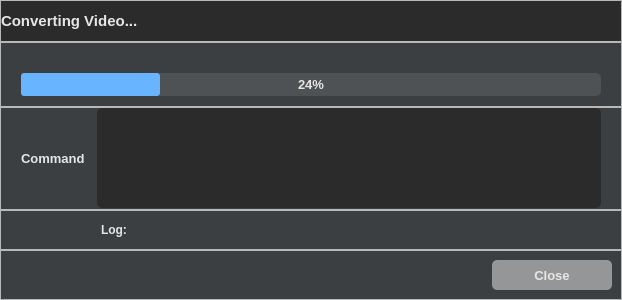
<?xml version="1.0" encoding="UTF-8"?>
<ui version="4.0">
 <class>Dialog</class>
 <widget class="QDialog" name="Dialog">
  <property name="enabled">
   <bool>true</bool>
  </property>
  <property name="geometry">
   <rect>
    <x>0</x>
    <y>0</y>
    <width>622</width>
    <height>300</height>
   </rect>
  </property>
  <property name="font">
   <font>
    <family>Segoe UI</family>
   </font>
  </property>
  <property name="windowTitle">
   <string>Converting Video</string>
  </property>
  <property name="styleSheet">
   <string notr="true">QDialog{
	background-color: rgb(60,63,65);
	color: rgb(230,230,230);
}
QLabel{
	background: transparent;
	color: rgb(230,230,230);
}
QProgressBar{
    background-color: rgb(79,82,84);
	color: rgb(230,230,230);
	border-radius: 5px;
	 text-align: center;
}
QProgressBar::chunk {
    background-color: rgb(105,180,255);
	border-radius: 3px;
}

QPlainTextEdit {
	background-color: rgb(43,43,43);
	border-radius: 5px;
	padding: 10px;
	color: rgb(230,230,230);
}
QPlainTextEdit:hover {
	border: 2px solid rgb(64, 71, 88);
}
QPlainTextEdit:focus {
	border: 2px solid rgb(91, 101, 124);
}


QScrollBar:vertical {
	border: none;
    background: rgb(52, 59, 72);
    width: 14px;
    margin: 21px 0 21px 0;
	border-radius: 0px;
 }
QScrollBar::handle:vertical {
    background-color: rgb(85, 170, 255);	
    min-height: 25px;
	border-radius: 7px;
    border: none;
    height: 18px;
    width: 18px;
    margin: 0px;
	border-radius: 9px;
}
QScrollBar::handle:vertical:hover {
    background-color: rgb(105, 180, 255);
}
QScrollBar::handle:vertical:pressed {
    background-color: rgb(65, 130, 195);
} 
 QScrollBar::add-line:vertical {
     border: none;
    background: rgb(55, 63, 77);
     height: 20px;
	border-bottom-left-radius: 7px;
    border-bottom-right-radius: 7px;
     subcontrol-position: bottom;
     subcontrol-origin: margin;
 }
 QScrollBar::sub-line:vertical {
	border: none;
    background: rgb(55, 63, 77);
     height: 20px;
	border-top-left-radius: 7px;
    border-top-right-radius: 7px;
     subcontrol-position: top;
     subcontrol-origin: margin;
 }
 QScrollBar::up-arrow:vertical, QScrollBar::down-arrow:vertical {
     background: none;
 }
 QScrollBar::add-page:vertical, QScrollBar::sub-page:vertical {
     background: none;
 }
QPushButton { 
	background-color: rgb(149,150,151);
	border-radius: 5px;
	color:rgb(230,230,230);
}
QPushButton:hover{ 
border: 2px solid rgb(64, 71, 88);
}</string>
  </property>
  <property name="modal">
   <bool>false</bool>
  </property>
  <layout class="QVBoxLayout" name="verticalLayout">
   <property name="spacing">
    <number>0</number>
   </property>
   <property name="leftMargin">
    <number>0</number>
   </property>
   <property name="topMargin">
    <number>0</number>
   </property>
   <property name="rightMargin">
    <number>0</number>
   </property>
   <property name="bottomMargin">
    <number>0</number>
   </property>
   <item>
    <widget class="QFrame" name="header">
     <property name="styleSheet">
      <string notr="true"/>
     </property>
     <property name="frameShape">
      <enum>QFrame::StyledPanel</enum>
     </property>
     <property name="frameShadow">
      <enum>QFrame::Raised</enum>
     </property>
     <layout class="QVBoxLayout" name="verticalLayout_2">
      <property name="spacing">
       <number>0</number>
      </property>
      <property name="leftMargin">
       <number>0</number>
      </property>
      <property name="topMargin">
       <number>0</number>
      </property>
      <property name="rightMargin">
       <number>0</number>
      </property>
      <property name="bottomMargin">
       <number>0</number>
      </property>
      <item>
       <widget class="QLabel" name="dialog_header">
        <property name="minimumSize">
         <size>
          <width>0</width>
          <height>40</height>
         </size>
        </property>
        <property name="font">
         <font>
          <family>Segoe UI</family>
          <pointsize>11</pointsize>
          <bold>true</bold>
         </font>
        </property>
        <property name="styleSheet">
         <string notr="true">background-color:rgb(43,43,43);
</string>
        </property>
        <property name="text">
         <string>Converting Video...</string>
        </property>
        <property name="margin">
         <number>10</number>
        </property>
       </widget>
      </item>
     </layout>
    </widget>
   </item>
   <item>
    <widget class="QFrame" name="frame_3">
     <property name="frameShape">
      <enum>QFrame::StyledPanel</enum>
     </property>
     <property name="frameShadow">
      <enum>QFrame::Raised</enum>
     </property>
     <layout class="QHBoxLayout" name="horizontalLayout_3">
      <property name="leftMargin">
       <number>20</number>
      </property>
      <property name="topMargin">
       <number>30</number>
      </property>
      <property name="rightMargin">
       <number>20</number>
      </property>
      <property name="bottomMargin">
       <number>10</number>
      </property>
      <item>
       <widget class="QProgressBar" name="progressBar">
        <property name="font">
         <font>
          <family>Segoe UI</family>
          <pointsize>10</pointsize>
          <bold>true</bold>
         </font>
        </property>
        <property name="value">
         <number>24</number>
        </property>
        <property name="alignment">
         <set>Qt::AlignCenter</set>
        </property>
       </widget>
      </item>
     </layout>
    </widget>
   </item>
   <item>
    <widget class="QFrame" name="frame">
     <property name="minimumSize">
      <size>
       <width>0</width>
       <height>60</height>
      </size>
     </property>
     <property name="frameShape">
      <enum>QFrame::StyledPanel</enum>
     </property>
     <property name="frameShadow">
      <enum>QFrame::Raised</enum>
     </property>
     <layout class="QHBoxLayout" name="horizontalLayout">
      <property name="leftMargin">
       <number>20</number>
      </property>
      <property name="topMargin">
       <number>0</number>
      </property>
      <property name="rightMargin">
       <number>20</number>
      </property>
      <property name="bottomMargin">
       <number>0</number>
      </property>
      <item>
       <widget class="QLabel" name="label">
        <property name="minimumSize">
         <size>
          <width>70</width>
          <height>80</height>
         </size>
        </property>
        <property name="maximumSize">
         <size>
          <width>60</width>
          <height>80</height>
         </size>
        </property>
        <property name="font">
         <font>
          <family>Segoe UI</family>
          <pointsize>10</pointsize>
          <bold>true</bold>
         </font>
        </property>
        <property name="text">
         <string>Command</string>
        </property>
       </widget>
      </item>
      <item>
       <widget class="QPlainTextEdit" name="command_te">
        <property name="minimumSize">
         <size>
          <width>0</width>
          <height>100</height>
         </size>
        </property>
        <property name="maximumSize">
         <size>
          <width>16777215</width>
          <height>100</height>
         </size>
        </property>
        <property name="readOnly">
         <bool>true</bool>
        </property>
        <property name="plainText">
         <string/>
        </property>
       </widget>
      </item>
     </layout>
    </widget>
   </item>
   <item>
    <widget class="QFrame" name="frame_2">
     <property name="styleSheet">
      <string notr="true"/>
     </property>
     <property name="frameShape">
      <enum>QFrame::StyledPanel</enum>
     </property>
     <property name="frameShadow">
      <enum>QFrame::Raised</enum>
     </property>
     <layout class="QVBoxLayout" name="verticalLayout_3">
      <property name="leftMargin">
       <number>100</number>
      </property>
      <property name="rightMargin">
       <number>20</number>
      </property>
      <item>
       <widget class="QLabel" name="log_label">
        <property name="minimumSize">
         <size>
          <width>500</width>
          <height>20</height>
         </size>
        </property>
        <property name="maximumSize">
         <size>
          <width>500</width>
          <height>16777215</height>
         </size>
        </property>
        <property name="font">
         <font>
          <family>Segoe UI</family>
          <pointsize>9</pointsize>
          <bold>true</bold>
         </font>
        </property>
        <property name="styleSheet">
         <string notr="true">color:rgb(230,230,230);
</string>
        </property>
        <property name="text">
         <string>Log: </string>
        </property>
       </widget>
      </item>
     </layout>
    </widget>
   </item>
   <item>
    <widget class="QFrame" name="frame_4">
     <property name="frameShape">
      <enum>QFrame::StyledPanel</enum>
     </property>
     <property name="frameShadow">
      <enum>QFrame::Raised</enum>
     </property>
     <layout class="QHBoxLayout" name="horizontalLayout_4">
      <item>
       <widget class="QWidget" name="widget" native="true"/>
      </item>
      <item>
       <widget class="QPushButton" name="close_btn">
        <property name="enabled">
         <bool>true</bool>
        </property>
        <property name="minimumSize">
         <size>
          <width>120</width>
          <height>30</height>
         </size>
        </property>
        <property name="maximumSize">
         <size>
          <width>120</width>
          <height>30</height>
         </size>
        </property>
        <property name="font">
         <font>
          <family>Segoe UI</family>
          <pointsize>10</pointsize>
          <bold>true</bold>
         </font>
        </property>
        <property name="styleSheet">
         <string notr="true">QPushButton:disabled {
	background-color:rgb(80,80,80);
}</string>
        </property>
        <property name="text">
         <string>Close</string>
        </property>
       </widget>
      </item>
     </layout>
    </widget>
   </item>
  </layout>
 </widget>
 <resources/>
 <connections/>
</ui>
